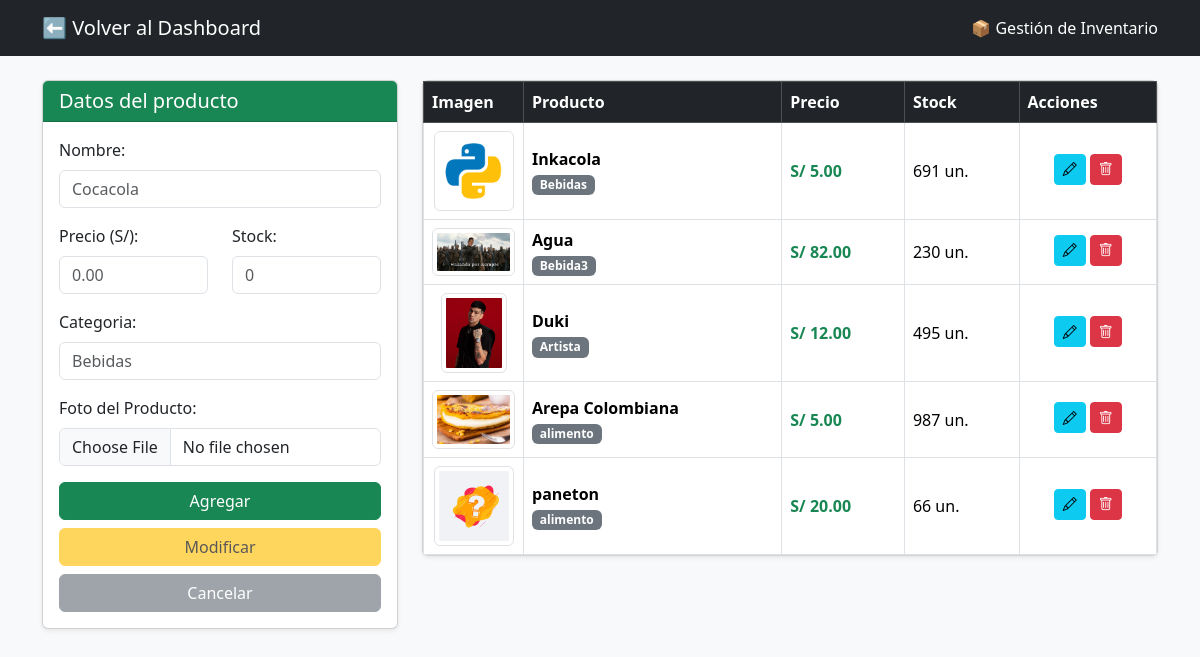
The page /modules/products/index.php (signed in) on the database its author committed.
### tables this page shows
CREATE TABLE `products` (
  `id` int NOT NULL,
  `name` varchar(100) NOT NULL,
  `category` varchar(50) DEFAULT NULL,
  `price` decimal(10,2) NOT NULL,
  `stock` int NOT NULL DEFAULT '0',
  `image` varchar(255) DEFAULT 'imagen.jpg'
);

### modules/products/products.php (called while the page is built, shortened)
<?php
include("../../config/db.php");
$txtName=(isset($_POST['txtName']))?$_POST['txtName']:"";
$txtPrice=(isset($_POST['txtPrice']))?$_POST['txtPrice']:"";
$txtStock=(isset($_POST['txtStock']))?$_POST['txtStock']:"";
$txtCategory=(isset($_POST['txtCategory']))?$_POST['txtCategory']:"";
$accionAgregar = "";
$accionModificar = $accionEliminar = $accionCancelar = "disabled";
$sentenciaSQL = $pdo->prepare("SELECT * FROM products");
$sentenciaSQL->execute();
$listaProductos = $sentenciaSQL->fetchAll(PDO::FETCH_ASSOC);
?>

### modules/products/index.php (the view, shortened to what this page needs)
<?php
include("products.php");
?>
<!DOCTYPE html>
<html lang="en">
<head>
    <link href="https://cdn.jsdelivr.net/npm/bootstrap@5.3.3/dist/css/bootstrap.min.css" rel="stylesheet">
    <link rel="stylesheet" href="https://cdn.jsdelivr.net/npm/bootstrap-icons@1.11.3/font/bootstrap-icons.min.css">
</head>
<body class="bg-light">
    <nav class="navbar navbar-expand-lg navbar-dark bg-dark mb-4" >
        <div class="container" >
            <a href="../../index.php" class="navbar-brand" >⬅️ Volver al Dashboard</a>
            <span class="navbar-text text-white">📦 Gestión de Inventario</span>
        </div>
    </nav>
    <div class="container" >
        <div class="row" >
            <div class="col-md-4" >
                <div class="card shadow-sm mb-4" >
                    <div class="card-header bg-success text-white" >
                        <h5 class="card-title mb-0 " >Datos del producto</h5>
                    </div>
                    <div class="card-body" >
                        <form action="" method="post" enctype="multipart/form-data">
                            <div class="mb-3" >
                                <label class="form-label">Nombre:</label>
                                <input type="text" class="form-control" name="txtName" value="<?php echo $txtName; ?>" required placeholder="Cocacola" >
                            </div>
                            <div class="row" >
                                <div class="col-6 mb-3" >
                                    <label class="form-label">Precio (S/):</label>
                                    <input type="number" step="0.01" class="form-control" name="txtPrice" value="<?php echo $txtPrice;?>" required placeholder="0.00" >
                                </div>
                                <div class="col-6 mb-3" >
                                    <label class="form-label">Stock:</label>
                                    <input type="number" class="form-control" name="txtStock" value="<?php echo $txtStock;?>" required placeholder="0" >
                                </div>
                            </div>
                            <div class="mb-3" >
                                <label class="form-label">Categoria:</label>
                                <input type="text" class="form-control" name="txtCategory" value="<?php echo $txtCategory;?>" required placeholder="Bebidas" >
                            </div>
                            <div class="mb-3">
                                <label class="form-label">Foto del Producto:</label>
                                <input type="file" class="form-control" name="txtImage">
                            </div>
                            <div class="d-grid gap-2">
                                <button type="submit" name="action" value="btnAgregar" class="btn btn-success" <?php echo $accionAgregar; ?>>Agregar</button>
                                <button type="submit" name="action" value="btnModificar" class="btn btn-warning" <?php echo $accionModificar; ?>>Modificar</button>
                                <button type="submit" name="action" value="btnCancelar" class="btn btn-secondary" <?php echo $accionCancelar; ?>>Cancelar</button>
                            </div>
                        </form>
                    </div>
                </div>
            </div>
            <div class="col-md-8" >
                <div class="card shadow-sm" >
                    <div class="card-body p-0">
                        <table class="table table-bordered table-hover align-middle mb-0" >
                                <thead class="table-dark">
                                    <tr>
                                        <th>Imagen</th>
                                        <th>Producto</th>
                                        <th>Precio</th>
                                        <th>Stock</th>
                                        <th>Acciones</th>
                                    </tr>
                                </thead>
                            <tbody>
                                <?php foreach($listaProductos as $producto){ ?>
                                        <tr>
                                            <td class="text-center" style="width: 100px;">
                                                <img class="img-thumbnail rounded" style="max-height: 80px;"
                                                     src="../../assets/img/<?php echo $producto['image']; ?>"
                                                     alt="Foto">
                                            </td>
                                            <td>
                                                <strong><?php echo $producto['name']; ?></strong><br>
                                                <span class="badge bg-secondary"><?php echo $producto['category']; ?></span>
                                            </td>
                                            <td class="fw-bold text-success">S/ <?php echo $producto['price']; ?></td>
                                            <td class="<?php echo ($producto['stock'] < 5) ? 'text-danger fw-bold' : ''; ?>">
                                                <?php echo $producto['stock']; ?> un.
                                            </td>
                                            <td class="text-center">
                                                <form action="" method="post">
                                                    <button value="btnSeleccionar" type="submit" name="action" class="btn btn-info btn-sm mb-1" title="Editar">
                                                        <i class="bi bi-pencil"></i>
                                                    </button>
                                                    <button value="btnEliminar" type="submit" name="action" class="btn btn-danger btn-sm mb-1" onclick="return confirm('¿Seguro que deseas borrar este producto?');" title="Borrar">
                                                        <i class="bi bi-trash"></i>
                                                    </button>
                                                </form>
                                            </td>
                                        </tr>
                                    <?php } ?>
                            </tbody>
                        </table>
                    </div>
                </div>
            </div>
        </div>
    </div>
</body>
</html>

### rows shown on the page
products: image (picture), name "Inkacola", category "Bebidas", price "5.00", stock "691"
products: image (picture), name "Agua", category "Bebida3", price "82.00", stock "230"
products: image (picture), name "Duki", category "Artista", price "12.00", stock "495"
products: image (picture), name "Arepa Colombiana", category "alimento", price "5.00", stock "987"
products: image (picture), name "paneton", category "alimento", price "20.00", stock "66"
